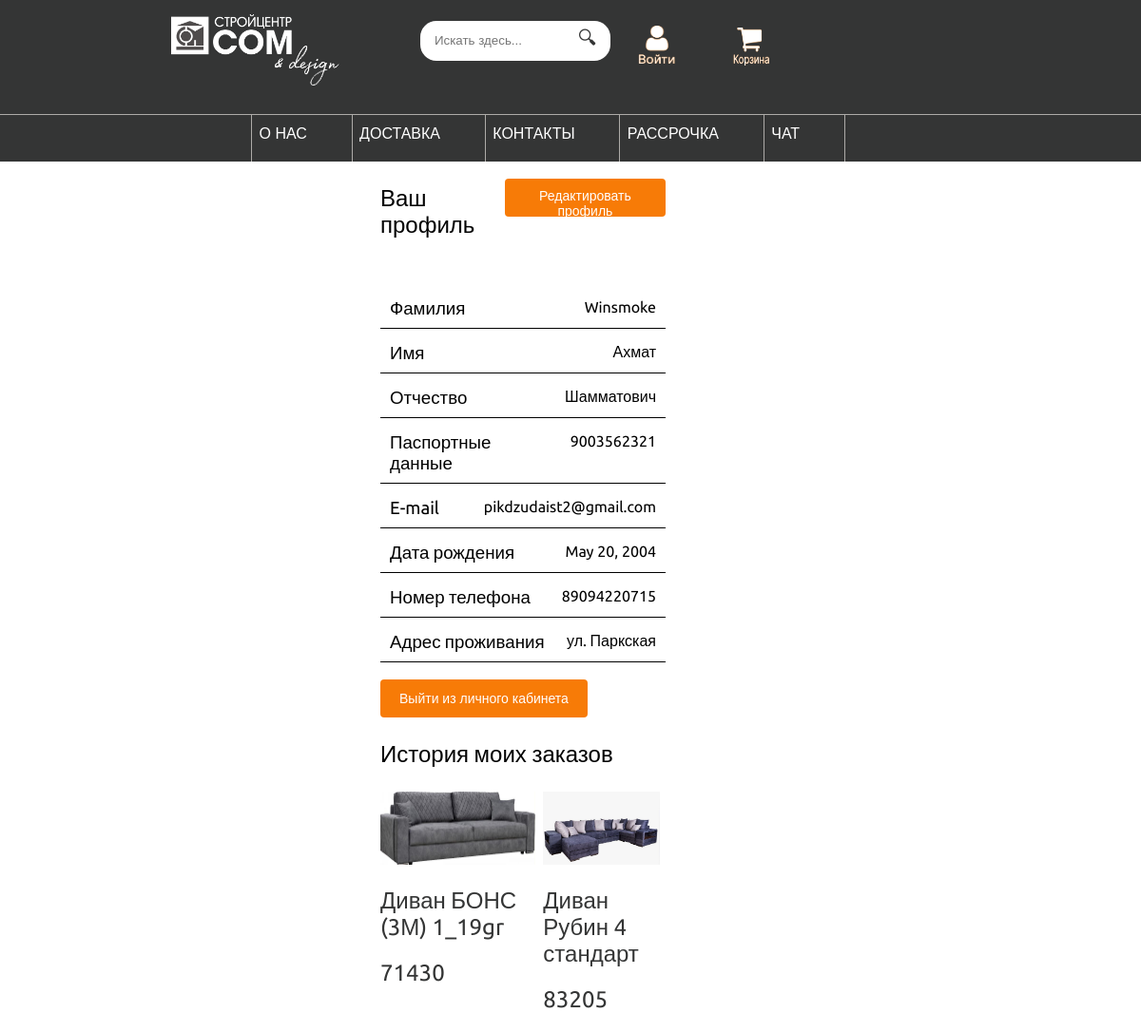
Screenshot of /account/profile/3/ (signed in) with the database file from the repository.
### account/models.py (models this page shows)
class CustomUser(AbstractUser):
    username = models.CharField(max_length=250, blank=True, unique=True)
    middle_name = models.CharField(max_length=100, blank=True)
    passport = models.CharField(max_length=10, blank=True)
    born_date = models.DateField(blank=True, null=True)
    phone = models.CharField(max_length=20, blank=True)
    address = models.CharField(max_length=255, blank=True)

### shop/models.py (models this page shows, shortened)
class Product(models.Model):
    category = models.ForeignKey('Category',
                                 related_name='products',
                                 on_delete=models.CASCADE)
    name = models.CharField(max_length=200)
    slug = models.CharField(max_length=200)
    image = models.ImageField(upload_to='products/%Y/%m/%d',
                              blank=True)
    description = models.TextField(blank=True)
    price = models.IntegerField()
    discount = models.IntegerField(blank=True, null=True)
    rating = models.CharField(blank=True, max_length=5)
    available = models.BooleanField(default=True)
    created = models.DateTimeField(auto_now_add=True)
    updated = models.DateTimeField(auto_now=True)
    class Meta:
        ordering = ['name']
        indexes = [
            models.Index(fields=['id', 'slug']),
            models.Index(fields=['name']),
            models.Index(fields=['-created']),
        ]
    def get_absolute_url(self):
        return reverse('shop:product_detail',
                       args=[self.id, self.slug])

### account/views.py (the view)
# urls.py: path('profile/<int:user_id>/', views.profile, name='profile'),
@login_required
def profile(request, user_id):
    orders = Order.objects.filter(user=request.user)
    order_items = [OrderItem.objects.filter(order=order) for order in orders]
    products = [item.product for orders in order_items for item in orders]
    user = user_id
    profile = CustomUser.objects.get(id=user)
    return render(request,
                  'account/profile.html',
                  {'profile': profile, 'products': products})

### cart/cart.py (called while the page is built)
    def __len__(self):
        return sum(item['quantity'] for item in self.cart.values())

### cart/context_processors.py (called while the page is built)
def cart(request):
    cart = CartClass(request)
    end = ''
    if len(cart) > 1:
        if len(cart) < 5:
            end = 'а'
        else:
            end = 'ов'
    return {'cart': CartClass(request), 'end': end}

### account/templates/account/profile.html (shortened to what this page needs)
{% extends 'shop/base.html' %}
{% load static %}
{% block content %}
    <div class="profile-container">
        <div class="profile-data">
            <h2>Ваш профиль</h2>
            <a href="{% url 'account:edit' %}"><button class="beauty-button">Редактировать профиль</button></a>
        </div>
        <br>
        <div class="profile-data">
            <h3>Фамилия</h3>
            <h4>{{ profile.last_name }}</h4>
        </div>
        <div class="profile-data">
            <h3>Имя</h3>
            <h4>{{ profile.first_name }}</h4>
        </div>
        <div class="profile-data">
            <h3>Отчество</h3>
            <h4>{{ profile.middle_name }}</h4>
        </div>
        <div class="profile-data">
            <h3>Паспортные данные</h3>
            <h4>{{ profile.passport }}</h4>
        </div>
        <div class="profile-data">
            <h3>E-mail</h3>
            <h4>{{ profile.email }}</h4>
        </div>
        <div class="profile-data">
            <h3>Дата рождения</h3>
            <h4>{{ profile.born_date }}</h4>
        </div>
        <div class="profile-data">
            <h3>Номер телефона</h3>
            <h4>{{ profile.phone }}</h4>
        </div>
        <div class="profile-data">
            <h3>Адрес проживания</h3>
            <h4>{{ profile.address }}</h4>
        </div>
        <a href="{% url 'account:logout' %}"><button class="beauty-button">Выйти из личного кабинета</button></a>
        <h2>История моих заказов</h2>
        <div style="display: flex;">
            {% for product in products %}
                <a href="{{ product.get_absolute_url }}">
                    <div style="display: block; margin-right: 5%;">
                        <img src="{% if product.image %}{{ product.image.url }}{% else %}{% static 'img/no_image.png' %}{% endif %}" style="max-width:100%; max-height: 200px;">
                        <h2>{{ product.name }}</h2>
                        <h2>{{ product.price }}</h2>
                    </div>
                </a>
            {% endfor %}
        </div>
    </div>
{% endblock %}

### shop/static/css/base.css (style rules this page uses)
body { margin:0; padding:0; font-family:helvetica, sans-serif; }
h1, h2, h3, h4, h5 , h6 { font-family: 'Ubuntu', sans-serif; font-weight:normal; }
a { text-decoration:none; color:#5993bb; }
* { box-sizing: border-box; }
a { text-decoration:none; color:#343535; }
.profile-container { display: flex; flex-direction: column; gap: 5px; margin-left: 300px; margin-right: 400px; }
.profile-data { display: flex; justify-content: space-between; padding: 5px 0; position: relative; }
.profile-data::after { content: ""; position: absolute; left: 0; bottom: 0; width: 100%; height: 1px; background-color: black; }
.profile-data h3 { margin: 5px 0; padding: 0 10px; flex: 1; }
.profile-data h4 { margin: 5px 0; padding: 0 10px; }
.profile-data:first-child::after { background-color: white; }
.beauty-button { color:#fff; background:#F77B07; border-radius:4px; padding:10px 20px; font-size:14px; border:0; height: 40px; margin-top: 13px; }
body, ul { margin: 0; padding: 0; }

### rows the page displays
CustomUser: last_name "Winsmoke", first_name "Ахмат", middle_name "Шамматович", passport "9003562321", email "pikdzudaist2@gmail.com", born_date "May 20, 2004", phone "89094220715", address "ул. Паркская"
Product: image (picture), name "Диван БОНС (3М) 1_19gr", price "71430"
Product: image (picture), name "Диван Рубин 4 стандарт", price "83205"
